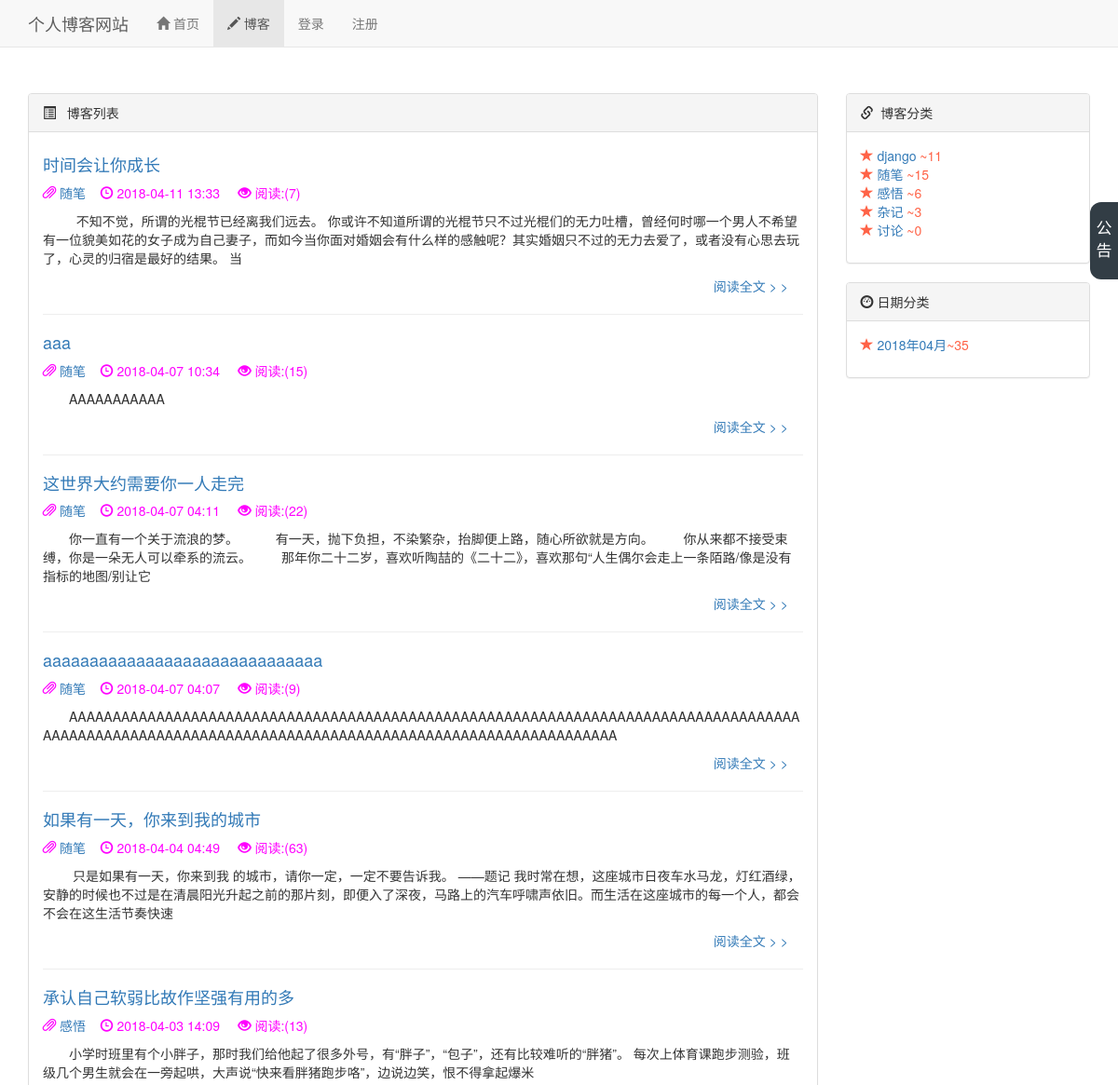
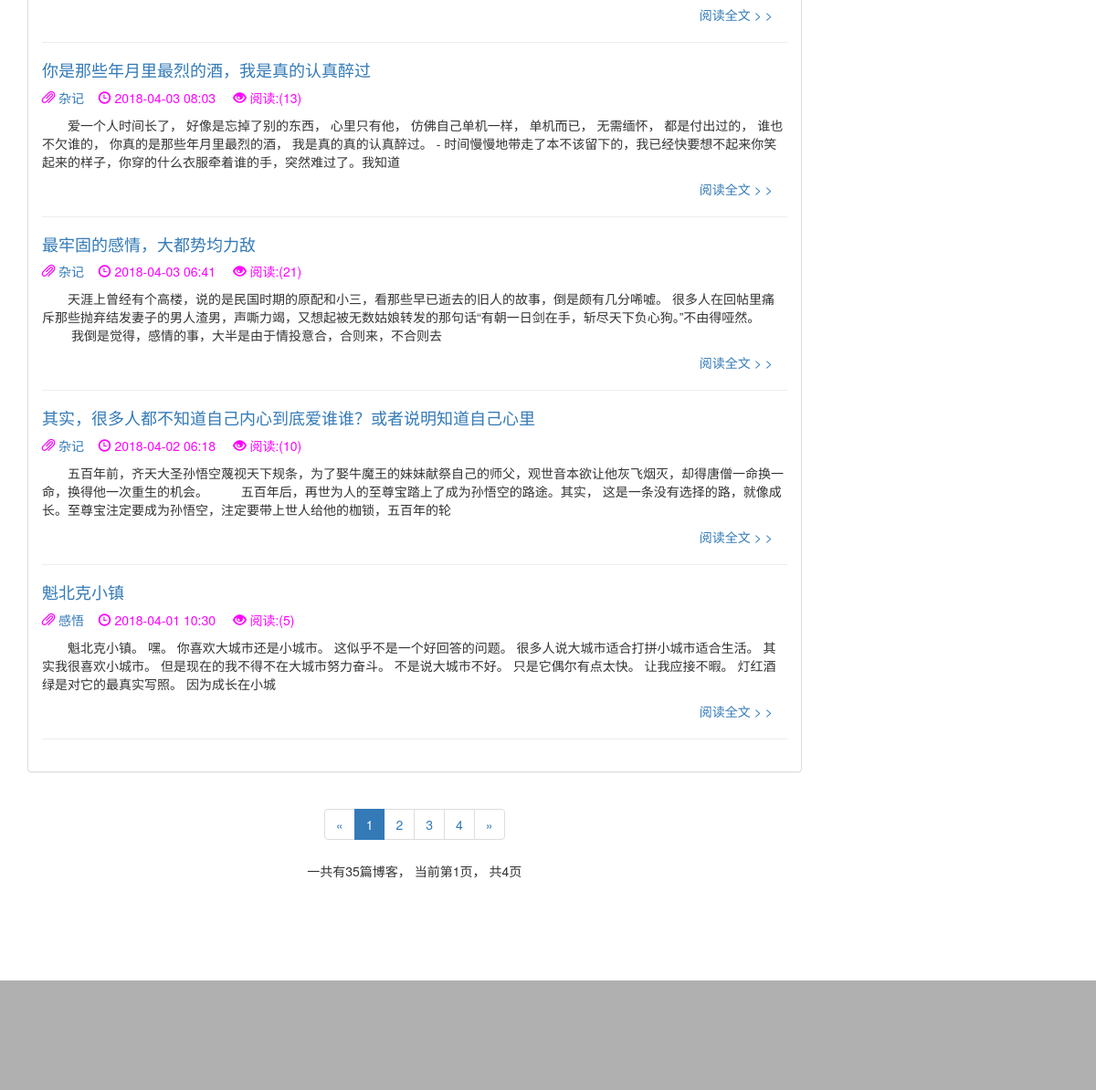
Screenshot of /blog/ with the database file from the repository (2 pictures, top to bottom).
### blog/models.py (models this page shows, shortened)
class Blog(models.Model):
    title   = models.CharField(max_length=50)
    blog_type = models.ForeignKey(BlogType,on_delete=models.DO_NOTHING)
    content = RichTextUploadingField(config_name ='blog_ckeditor')
    author  = models.ForeignKey(User,on_delete= models.DO_NOTHING)
    read_details = GenericRelation(ReadDetail)
    create_time = models.DateTimeField( auto_now_add = True)
    last_updata_time = models.DateTimeField(auto_now=True)
    def get_read_num(self):
        ct = ContentType.objects.get_for_model(Blog)
        try:
            readnum = ReadNum.objects.get(content_type=ct,object_id=self.pk)
            return readnum.read_num
        except exceptions.ObjectDoesNotExist:
            return 0
    class Meta():
        ordering = ["-create_time"]   #按创建时间最新的排序

class BlogType(models.Model):
    type_name = models.CharField(max_length=50)
    def __str__(self):
        return self.type_name

### read_count/models.py (models this page shows)
class ReadNum(models.Model):
    read_num = models.IntegerField(default=0)
    content_type = models.ForeignKey(ContentType, on_delete=models.CASCADE)
    object_id = models.PositiveIntegerField()
    content_object = GenericForeignKey('content_type', 'object_id')

### blog/views.py (the view)
# urls.py: path('', views.blog_list, name="blog_list"),
def blog_list(request):
    blogs_all_list=Blog.objects.all()
    context = get_blog_list_common_data(request,blogs_all_list)
    return render(request,'blog/blog_list.html',context)

### blog/templates/blog/blog_list.html (shortened to what this page needs)
{% extends 'base.html' %}
{% block header_extends %}
    <link rel="stylesheet" type="text/css" href="/static/css/blog_list.css">
{% endblock%}
{% block nav_blog_activt %}active{% endblock %}
{% block content %}
        <div class="container">
            <div class="row">
                <div class="col-xs-9">
                    <div class="panel panel-default">
                        <div class="panel-heading">{% block blog_list_title %}
                            <span class="glyphicon glyphicon-list-alt" aria-hidden="true"></span>
                            &nbsp;&nbsp;博客列表{% endblock %}
                        </div>
                        <div class="panel-body">
                                {% for blog in blogs %}
                                    <h4>
                                        <a href="{% url 'blog_defail' blog.pk %}">
                                        {{ blog.title|truncatechars:30}}</a>
                                    </h4>
                                    <ul class="blog-type-num">
                                    <p class="blog_into">
                                        <li>
                                            <span class="glyphicon glyphicon-paperclip" aria-hidden="true"> </span>
                                            <a href="{% url 'blogs_with_type'  blog.blog_type.pk %}">
                                                {{ blog.blog_type }}
                                            </a> &nbsp;&nbsp;
                                        </li>
                                        <li>
                                            <span class="glyphicon glyphicon-time" aria-hidden="true">
                                                </span>
                                            {{ blog.create_time|date:"Y-m-d H:i" }} &nbsp;&nbsp;&nbsp;
                                        </li>
                                        <li>
                                            <span class="glyphicon glyphicon-eye-open" aria-hidden="true"></span>
                                            阅读:({{ blog.get_read_num }})
                                        </li>
                                    </p>
                                    </ul>
                                    <p class="list-cecontent" >{{ blog.content|striptags|safe|truncatechars:150 }}</p>
                                    <p class="read-more"><a  href="{% url 'blog_defail' blog.pk %}">
                                        阅读全文 > > </a>
                                    &nbsp;&nbsp;&nbsp;</p>
                                    <hr>
                                    {% empty %}
                                    <br><br><br>
                                    <h3>---暂无博客，敬请期待---</h3>
                                    <br><br><br><br>
                                    {% endfor%}
                        </div>
                    </div>
                    <div class="paginator">
                              <ul class="pagination">
                                <li>
                                    {%  if page_of_blogs.has_previous %}
                                        <a href="?page={{ page_of_blogs.previous_page_number }}" aria-label="Previous">
                                        <span aria-hidden="true">&laquo;</span></a>
                                    {% else %}
                                        <span aria-hidden="true">&laquo;</span></a>
                                    {% endif %}
                                </li>
                                    {% for page_num in page_range %}
                                        {% if page_num == page_of_blogs.number  %}
                                            <li class="active"><span>{{ page_num }}</span></li>
                                        {% else %}
                                            {% if page_num == '...' %}
                                                <li><span>{{ page_num }}</span></li>
                                            {% else %}
                                                <li><a href="?page={{ page_num }}">{{ page_num }}</a></li>
                                            {% endif %}
                                        {% endif %}
                                    {% endfor %}
                                    <li>
                                    {%  if page_of_blogs.has_next %}
                                        <a href="?page={{ page_of_blogs.next_page_number }}" aria-label="Next">
                                        <span aria-hidden="true">&raquo;</span></a>
                                    {% else %}
                                         <span aria-hidden="true">&raquo;</span></a>
                                    {% endif %}
                                    </li>
                              </ul>
                                <p>
                                  一共有{{ page_of_blogs.paginator.count}}篇博客，
                                  当前第{{ page_of_blogs.number}}页，
                                  共{{page_of_blogs.paginator.num_pages}}页
                                </p>
                    </div>
                </div>
                    <div class="col-xs-3">
                            <div class="panel panel-default">
                                <div class="panel-heading"><span class="glyphicon glyphicon-link" aria-hidden="true"></span> &nbsp;博客分类
                                </div>
                                <div class="panel-body">
                                    <ul class="blog-type" ">
                                        {% for blog_type in  blog_types %}
                                            <li>
                                                <span class="glyphicon glyphicon-star" aria-hidden="true"></span>
                                                <a href="{% url 'blogs_with_type' blog_type.pk %}">
                                                    {{ blog_type.type_name}}
                                                </a>~{{ blog_type.blog_count }}
                                            </li>
                                        {% empty %}
                                            <li> -暂无分类-</li>
                                        {% endfor %}
                                    </ul>
                              </div>
                            </div>
                                <div class="panel panel-default">
                                    <div class="panel-heading">
                                        <span class="glyphicon glyphicon-dashboard" aria-hidden="true"></span>
                                        日期分类
                                    </div>
                                    <div class="panel-body">
                                        <ul class="date-classify">
                                        {% for blog_date, blog_count in blog_dates.items %}
                                            <li>
                                                <span class="glyphicon glyphicon-star" aria-hidden="true"></span>
                                            <a href="{% url 'blogs_with_date' blog_date.year  blog_date.month %}">
                                                {{ blog_date|date:"Y年m月" }}</a>~{{ blog_count }}
                                            </li>
                                        {% endfor %}
                                        </ul>
                                    </div>
                                </div>
                    </div>
            </div>
        </div>
{% endblock %}

### blog/static/css/base.css (style rules this page uses)
* { margin: 0px; padding: 0px; }
body { margin-top:100px!important; }
ul { list-style-type: none; }

### blog/static/css/blog_list.css (style rules this page uses)
ul.blog-type { list-style-type: none; color: #FF6347; }
div.paginator { text-align: center; }
p.list-cecontent { word-wrap: break-word; text-indent: 2em; }
div.panel-body p.read-more { text-align: right; }
ul.blog-type-num { list-style-type: none; }
ul.blog-type-num li { display: inline-block; color: #FF00FF; }
ul.date-classify { color: #FF6347; }

### rows the page displays
Blog: title "时间会让你成长", blog_type "随笔", create_time "2018-04-11 13:33", get_read_num "7", content "不知不觉，所谓的光棍节已经离我们远去。 你或许不知道所谓的光棍节只不过光棍们的无力吐槽，曾经何时哪一个男人不希望有一位貌美如花的女子成为自己妻子，而如今当你面对婚姻会有什么样的感触呢？其实婚姻只不过的无力去爱了，或者没有心思去玩了，心灵的归宿是最好的结果。 当"
Blog: title "aaa", blog_type "随笔", create_time "2018-04-07 10:34", get_read_num "15", content "AAAAAAAAAAA"
Blog: title "这世界大约需要你一人走完", blog_type "随笔", create_time "2018-04-07 04:11", get_read_num "22", content "你一直有一个关于流浪的梦。 有一天，抛下负担，不染繁杂，抬脚便上路，随心所欲就是方向。 你从来都不接受束缚，你是一朵无人可以牵系的流云。 那年你二十二岁，喜欢听陶喆的《二十二》，喜欢那句“人生偶尔会走上一条陌路/像是没有指标的地图/别让它"
Blog: title "aaaaaaaaaaaaaaaaaaaaaaaaaaaaaa", blog_type "随笔", create_time "2018-04-07 04:07", get_read_num "9", content "AAAAAAAAAAAAAAAAAAAAAAAAAAAAAAAAAAAAAAAAAAAAAAAAAAAAAAAAAAAAAAAAAAAAAAAAAAAAAAAAAAAAAAAAAAAAAAAAAAAAAAAAAAAAAAAAAAAAAAAAAAAAAAAAAAAAAAAAAAAAAAAAAAAAAA"
Blog: title "如果有一天，你来到我的城市", blog_type "随笔", create_time "2018-04-04 04:49", get_read_num "63", content "只是如果有一天，你来到我 的城市，请你一定，一定不要告诉我。 ——题记 我时常在想，这座城市日夜车水马龙，灯红酒绿，安静的时候也不过是在清晨阳光升起之前的那片刻，即便入了深夜，马路上的汽车呼啸声依旧。而生活在这座城市的每一个人，都会不会在这生活节奏快速"
Blog: title "承认自己软弱比故作坚强有用的多", blog_type "感悟", create_time "2018-04-03 14:09", get_read_num "13", content "小学时班里有个小胖子，那时我们给他起了很多外号，有“胖子”，“包子”，还有比较难听的“胖猪”。 每次上体育课跑步测验，班级几个男生就会在一旁起哄，大声说“快来看胖猪跑步咯”，边说边笑，恨不得拿起爆米"
Blog: title "你是那些年月里最烈的酒，我是真的认真醉过", blog_type "杂记", create_time "2018-04-03 08:03", get_read_num "13", content "爱一个人时间长了， 好像是忘掉了别的东西， 心里只有他， 仿佛自己单机一样， 单机而已， 无需缅怀， 都是付出过的， 谁也不欠谁的， 你真的是那些年月里最烈的酒， 我是真的真的认真醉过。 - 时间慢慢地带走了本不该留下的，我已经快要想不起来你笑起来的样子，你穿的什么衣服牵着谁的手，突然难过了。我知道"
Blog: title "最牢固的感情，大都势均力敌", blog_type "杂记", create_time "2018-04-03 06:41", get_read_num "21", content "天涯上曾经有个高楼，说的是民国时期的原配和小三，看那些早已逝去的旧人的故事，倒是颇有几分唏嘘。 很多人在回帖里痛斥那些抛弃结发妻子的男人渣男，声嘶力竭，又想起被无数姑娘转发的那句话“有朝一日剑在手，斩尽天下负心狗。”不由得哑然。 我倒是觉得，感情的事，大半是由于情投意合，合则来，不合则去"
Blog: title "其实，很多人都不知道自己内心到底爱谁谁？或者说明知道自己心里", blog_type "杂记", create_time "2018-04-02 06:18", get_read_num "10", content "五百年前，齐天大圣孙悟空蔑视天下规条，为了娶牛魔王的妹妹献祭自己的师父，观世音本欲让他灰飞烟灭，却得唐僧一命换一命，换得他一次重生的机会。 五百年后，再世为人的至尊宝踏上了成为孙悟空的路途。其实， 这是一条没有选择的路，就像成长。至尊宝注定要成为孙悟空，注定要带上世人给他的枷锁，五百年的轮"
Blog: title "魁北克小镇", blog_type "感悟", create_time "2018-04-01 10:30", get_read_num "5", content "魁北克小镇。 嘿。 你喜欢大城市还是小城市。 这似乎不是一个好回答的问题。 很多人说大城市适合打拼小城市适合生活。 其实我很喜欢小城市。 但是现在的我不得不在大城市努力奋斗。 不是说大城市不好。 只是它偶尔有点太快。 让我应接不暇。 灯红酒绿是对它的最真实写照。 因为成长在小城"
BlogType: type_name "django", blog_count "11"
BlogType: type_name "随笔", blog_count "15"
BlogType: type_name "感悟", blog_count "6"
BlogType: type_name "杂记", blog_count "3"
BlogType: type_name "讨论", blog_count "0"

### other values shown
{{ page_num }} "1"
{{ page_num }} "2" "3" "4"
{{ page_of_blogs.paginator.count }} "35"
{{ page_of_blogs.number }} "1"
{{ page_of_blogs.paginator.num_pages }} "4"
{{ blog_date|date:"Y年m月" }} "2018年04月"
{{ blog_count }} "35"
